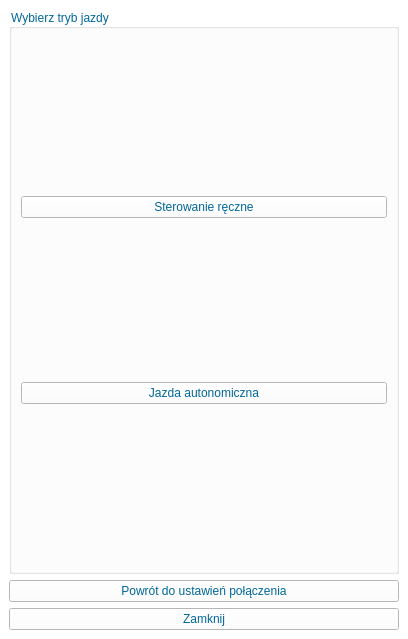
<?xml version="1.0" encoding="UTF-8"?>
<ui version="4.0">
 <class>ChooseMode</class>
 <widget class="QMainWindow" name="ChooseMode">
  <property name="geometry">
   <rect>
    <x>0</x>
    <y>0</y>
    <width>408</width>
    <height>639</height>
   </rect>
  </property>
  <property name="windowTitle">
   <string>MainWindow</string>
  </property>
  <property name="styleSheet">
   <string notr="true">background-color: rgb(255, 255, 255);
color: rgb(0, 103, 154);</string>
  </property>
  <widget class="QWidget" name="centralwidget">
   <layout class="QGridLayout" name="gridLayout_2">
    <item row="4" column="0">
     <widget class="QPushButton" name="pushButtonClose">
      <property name="text">
       <string>Zamknij</string>
      </property>
     </widget>
    </item>
    <item row="2" column="0">
     <widget class="QGroupBox" name="groupBox">
      <property name="title">
       <string>Wybierz tryb jazdy</string>
      </property>
      <layout class="QGridLayout" name="gridLayout">
       <item row="0" column="0">
        <widget class="QPushButton" name="pushButtonManualMode">
         <property name="text">
          <string>Sterowanie ręczne</string>
         </property>
        </widget>
       </item>
       <item row="1" column="0">
        <widget class="QPushButton" name="pushButtonAutonomousMode">
         <property name="text">
          <string>Jazda autonomiczna</string>
         </property>
        </widget>
       </item>
      </layout>
     </widget>
    </item>
    <item row="3" column="0">
     <widget class="QPushButton" name="pushButtonComeBack">
      <property name="text">
       <string>Powrót do ustawień połączenia</string>
      </property>
     </widget>
    </item>
   </layout>
  </widget>
 </widget>
 <resources/>
 <connections/>
</ui>
